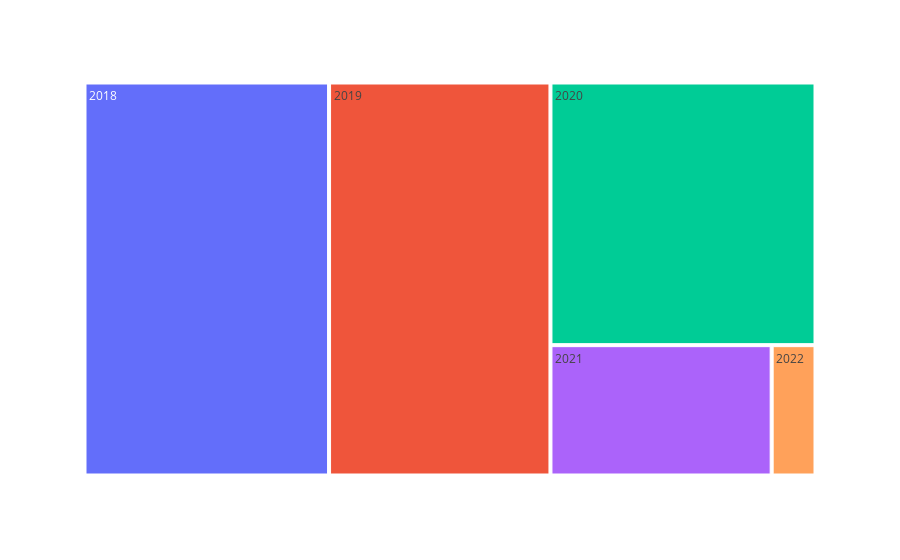

Write notebook code for a chart like this one.
### Code cell
import plotly.express as px
fig = px.treemap(df_saved, path=['date_added_year'])
fig

### Figure 1 — Plotly figure (JSON) as saved in the notebook; plotly's stock layout.template omitted (floating-point values rounded to 4 significant figures)
{"data": [{"branchvalues": "total", "domain": {"x": [0, 1], "y": [0, 1]}, "hovertemplate": "labels=%{label}<br>count=%{value}<br>parent=%{parent}<br>id=%{id}<extra></extra>", "ids": ["2018", "2019", "2020", "2021", "2022"], "labels": ["2018", "2019", "2020", "2021", "2022"], "name": "", "parents": ["", "", "", "", ""], "type": "treemap", "values": [370, 335, 268, 111, 22]}], "layout": {"autosize": true, "legend": {"tracegroupgap": 0}, "margin": {"t": 60}}}
